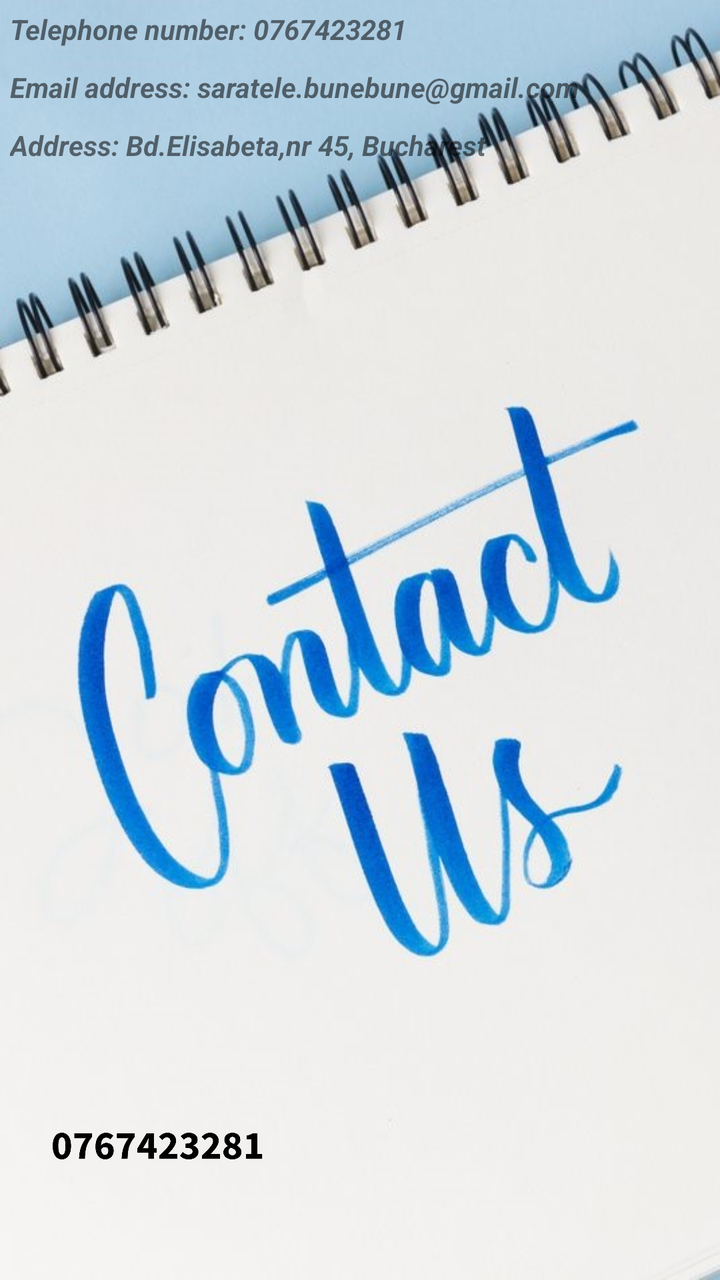
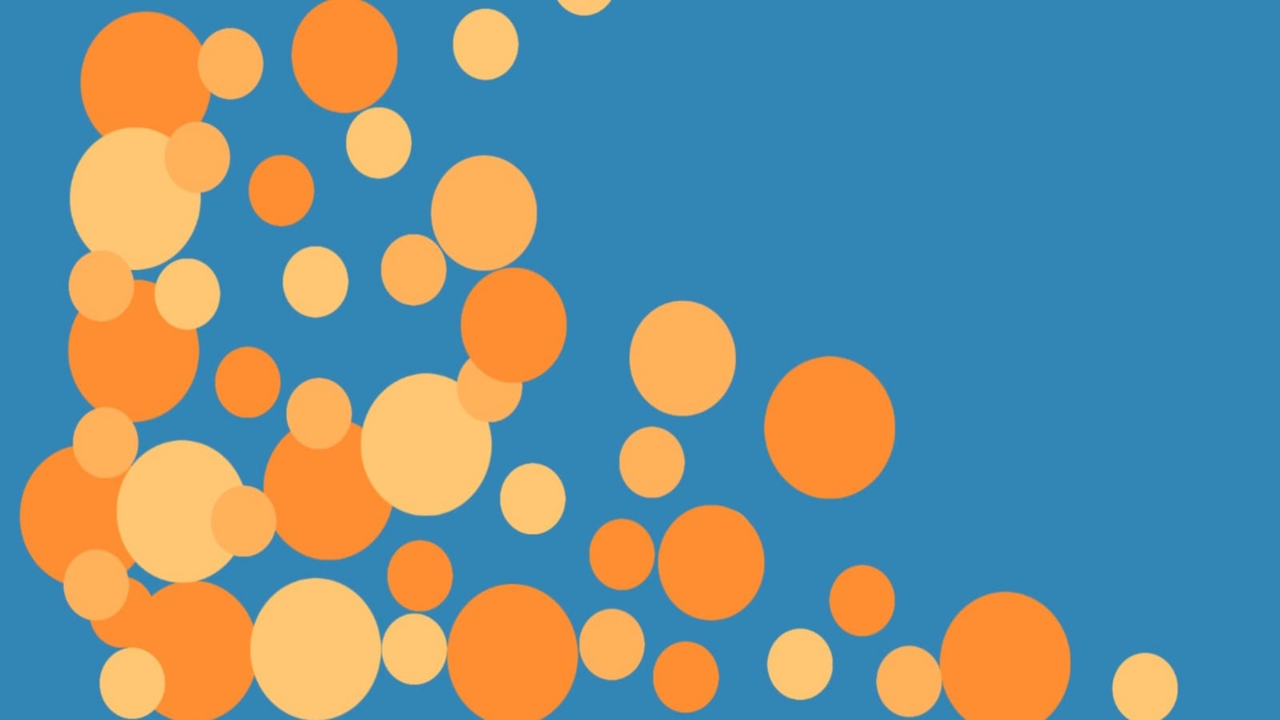

An Android layout and its configuration variant, each rendered on a device that would load it. The default file and the variant file are quoted in full after the pictures.
<!-- AndroidManifest.xml: application theme Theme.Android -->
<!-- res/layout/fragment_aboutus.xml -->
<?xml version="1.0" encoding="utf-8"?>


<RelativeLayout
    android:layout_width="match_parent"
    android:layout_height="match_parent"
    xmlns:android="http://schemas.android.com/apk/res/android"
    android:background="@drawable/bg_contact">


    <TextView
        android:id="@+id/tV_contactdetails_phone"
        android:layout_width="wrap_content"
        android:layout_height="wrap_content"
        android:layout_margin="5dp"
        android:text="@string/contact_details_phone"
        android:textStyle="bold|italic"/>

    <TextView
        android:id="@+id/tV_contactdetails_email"
        android:layout_width="wrap_content"
        android:layout_height="wrap_content"
        android:layout_margin="5dp"
        android:text="@string/contact_details_email"
        android:layout_below="@+id/tV_contactdetails_phone"
        android:textStyle="bold|italic"/>

    <TextView
        android:id="@+id/tV_contactdetails_address"
        android:layout_width="wrap_content"
        android:layout_height="wrap_content"
        android:layout_margin="5dp"
        android:text="@string/contact_details_address"
        android:layout_below="@+id/tV_contactdetails_email"
        android:textStyle="bold|italic"/>










    <ImageView
        android:id="@+id/car_animation"
        android:layout_width="200dp"
        android:layout_height="100dp"
        android:layout_alignParentBottom="true"
        android:src="@drawable/phone" />
</RelativeLayout>
<!-- resources referenced by this layout -->
<resources>
  <!-- drawable bg_contact: jpg bitmap (drawable, 82620 bytes) -->
  <!-- drawable phone: png bitmap (drawable, 45937 bytes) -->
  <string name="contact_details_address"> Address: Bd.Elisabeta,nr 45, Bucharest </string>
  <string name="contact_details_email"> Email address: saratele.bunebune@gmail.com </string>
  <string name="contact_details_phone"> Telephone number: 0767423281 </string>
  <style name="Theme.Android" parent="Theme.MaterialComponents.DayNight.DarkActionBar">
          
          <item name="colorPrimary">@color/purple_200</item>
          <item name="colorPrimaryVariant">@color/purple_700</item>
          <item name="colorOnPrimary">@color/white</item>
          
          <item name="colorSecondary">@color/teal_200</item>
          <item name="colorSecondaryVariant">@color/teal_700</item>
          <item name="colorOnSecondary">@color/black</item>
          
          <item name="android:statusBarColor" tools:targetApi="l">?attr/colorPrimaryVariant</item>
          
      </style>
  <color name="purple_200">#FF6200EE</color>
  <color name="purple_700">#FF3700B3</color>
  <color name="white">#FFFFFFFF</color>
  <color name="teal_200">#45748A</color>
  <color name="teal_700">#02A6F3</color>
  <color name="black">#FF000000</color>
</resources>
<!-- res/layout-land/fragment_aboutus.xml (the repository's variant of the layout above) -->
<!-- drawn on the phone turned sideways -->
<?xml version="1.0" encoding="utf-8"?>

<RelativeLayout xmlns:android="http://schemas.android.com/apk/res/android"
    android:layout_width="match_parent"
    android:layout_height="match_parent"
    android:background="@drawable/bg_image_landscape">
</RelativeLayout>
<!-- resources referenced by the variant -->
<!-- as the phone turned sideways resolves them -->
<resources>
  <!-- drawable bg_image_landscape: jpg bitmap (drawable, 57175 bytes) -->
  <style name="Theme.Android" parent="Theme.MaterialComponents.DayNight.DarkActionBar">
          
          <item name="colorPrimary">@color/purple_200</item>
          <item name="colorPrimaryVariant">@color/purple_700</item>
          <item name="colorOnPrimary">@color/white</item>
          
          <item name="colorSecondary">@color/teal_200</item>
          <item name="colorSecondaryVariant">@color/teal_700</item>
          <item name="colorOnSecondary">@color/black</item>
          
          <item name="android:statusBarColor" tools:targetApi="l">?attr/colorPrimaryVariant</item>
          
      </style>
  <color name="purple_200">#FF6200EE</color>
  <color name="purple_700">#FF3700B3</color>
  <color name="white">#FFFFFFFF</color>
  <color name="teal_200">#45748A</color>
  <color name="teal_700">#02A6F3</color>
  <color name="black">#FF000000</color>
</resources>
